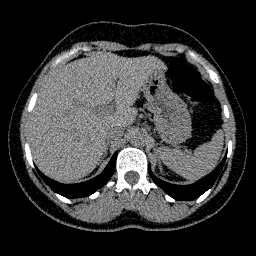
#> input picture Healthy/100-img-00054-00006.jpg, 256 x 256 px
$ python -i preprocessing_techniques.py   (imports and definitions only)
#> lines starting #> are read from the running program, lines starting #| are printed output that depends on the picture
"""
Comprehensive Image Preprocessing for AbdomenAtlas3.0Mini
Implements multiple preprocessing techniques for medical CT images
"""

import pandas as pd
import numpy as np
import cv2
from PIL import Image
from pathlib import Path
from sklearn.preprocessing import StandardScaler, MinMaxScaler
from tqdm import tqdm
import json
from datetime import datetime

class ImagePreprocessor:
    """Comprehensive image preprocessing with multiple techniques"""

    def __init__(self, output_dir="./preprocessed_data"):
#> in preprocess_pipeline, img is the input picture: shape (256, 256); min 0, max 255, mean 55.1
        self.output_dir = Path(output_dir)
        self.output_dir.mkdir(exist_ok=True)
        self.preprocessing_log = {
            'timestamp': str(datetime.now()),
            'techniques_applied': [],
            'statistics': {}
        }

    # ============== TECHNIQUE 1: RESIZING ==============
    def resize_image(self, image, target_size=(256, 256)):
        """
        Resize image to fixed dimensions

        Args:
            image: Input image (numpy array)
            target_size: Target (height, width)

        Returns:
            Resized image
        """
        resized = cv2.resize(image, target_size, interpolation=cv2.INTER_AREA)
        return resized

    # ============== TECHNIQUE 2: NORMALIZATION (Min-Max) ==============
    def normalize_minmax(self, image):
        """
        Min-Max Normalization: scales values to [0, 1]
        Formula: (x - min) / (max - min)

        Good for: Preserving image structure, neural networks
        """
        img_min = image.min()
#> img_min = 0
        img_max = image.max()
#> img_max = 1

        if img_max == img_min:
            return np.zeros_like(image, dtype='float32')

        normalized = (image - img_min) / (img_max - img_min)
        return normalized.astype('float32')

    # ============== TECHNIQUE 3: STANDARDIZATION (Z-score) ==============
    # [15 lines left out: function standardize_zscore, not called in this run]

    # ============== TECHNIQUE 4: HISTOGRAM EQUALIZATION ==============
    def histogram_equalization(self, image):
        """
        Histogram Equalization: improves contrast

        Good for: Medical images, enhancing details
        """
        # Convert to uint8 if needed
        if image.dtype != np.uint8:
            img_uint8 = (image * 255).astype(np.uint8) if image.max() <= 1 else image.astype(np.uint8)
        else:
            img_uint8 = image

        # Apply histogram equalization
        equalized = cv2.equalizeHist(img_uint8)
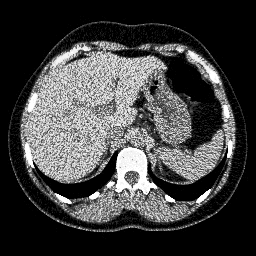
#> equalized: shape (256, 256); min 0, max 255, mean 64.6
        return equalized.astype('float32') / 255.0

    # ============== TECHNIQUE 5: CLAHE (Contrast Limited Adaptive Histogram Equalization) ==============
    def clahe_enhancement(self, image, clip_limit=2.0, tile_size=8):
        """
        CLAHE: Adaptive histogram equalization for better local contrast

        Good for: Medical imaging, preserving details while improving contrast
        """
#> called with clip_limit = 2, tile_size = 8
        # Convert to uint8
        if image.dtype != np.uint8:
            img_uint8 = (image * 255).astype(np.uint8) if image.max() <= 1 else image.astype(np.uint8)
        else:
            img_uint8 = image

        # Apply CLAHE
        clahe = cv2.createCLAHE(clipLimit=clip_limit, tileGridSize=(tile_size, tile_size))
        enhanced = clahe.apply(img_uint8)
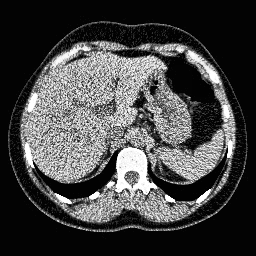
#> enhanced: shape (256, 256); min 1, max 255, mean 68.3
        return enhanced.astype('float32') / 255.0

    # ============== TECHNIQUE 6: GAUSSIAN BLUR (Denoising) ==============
    # [110 lines left out: functions gaussian_blur, bilateral_filter, morphological_operations, gaussian_pyramid, elastic_deformation, rotate_image and 1 more, not called in this run]

    # ============== COMPLETE PREPROCESSING PIPELINE ==============
    def preprocess_pipeline(self, image_path, techniques=['resize', 'normalize', 'histogram_eq', 'clahe']):
        """
        Complete preprocessing pipeline applying multiple techniques

        Args:
            image_path: Path to image file
            techniques: List of techniques to apply

        Returns:
            Dictionary with all preprocessed versions
        """
        try:
            # Load image
            img = cv2.imread(str(image_path), cv2.IMREAD_GRAYSCALE)
            if img is None:
                img = np.array(Image.open(image_path).convert('L'))

            if img is None:
                return None

            results = {
                'original': img.astype('float32') / 255.0 if img.max() > 1 else img.astype('float32')
            }

            # Apply each technique
            current_img = img.astype('float32') / 255.0 if img.max() > 1 else img.astype('float32')

            if 'resize' in techniques:
                current_img = self.resize_image(current_img, (256, 256))
                results['resized'] = current_img

            if 'normalize' in techniques:
                current_img = self.normalize_minmax(current_img)
                results['normalized'] = current_img

            if 'standardize' in techniques:
                current_img = self.standardize_zscore(current_img)
                results['standardized'] = current_img

            if 'histogram_eq' in techniques:
                current_img = self.histogram_equalization(current_img)
                results['histogram_eq'] = current_img

            if 'clahe' in techniques:
                current_img = self.clahe_enhancement(current_img)
                results['clahe'] = current_img

            if 'blur' in techniques:
                current_img = self.gaussian_blur(current_img)
                results['blur'] = current_img

            if 'bilateral' in techniques:
                current_img = self.bilateral_filter(current_img)
                results['bilateral'] = current_img

            return results

        except Exception as e:
            print(f"Error preprocessing {image_path}: {e}")
            return None

    # [86 lines left out: functions save_preprocessing_log, demonstrate_techniques, not called in this run]


# [15 lines not run here, left out]

>>> result = ImagePreprocessor().preprocess_pipeline('Healthy/100-img-00054-00006.jpg')
#> result = 5 items

$ run again, on Healthy/120-img-00069-00225.jpg
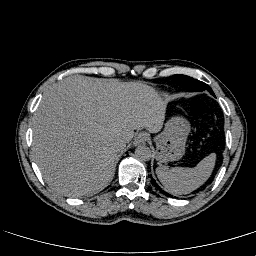
#> input picture Healthy/120-img-00069-00225.jpg, 256 x 256 px
#> in preprocess_pipeline, img is the input picture: shape (256, 256); min 0, max 255, mean 50.9
#> img_min = 0
#> img_max = 1
#> in histogram_equalization, `equalized = cv2.equalizeHist(img_uint8)`:
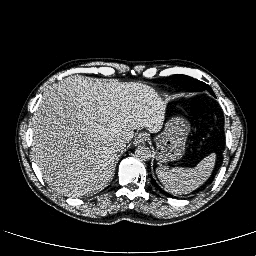
#> equalized: shape (256, 256); min 0, max 255, mean 58
#> in clahe_enhancement, `enhanced = clahe.apply(img_uint8)`:
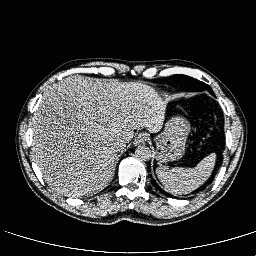
#> enhanced: shape (256, 256); min 1, max 255, mean 62.3
#> result = 5 items

$ run again, on Healthy/121-img-00070-00206.jpg
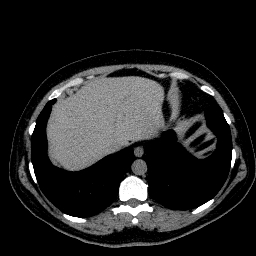
#> input picture Healthy/121-img-00070-00206.jpg, 256 x 256 px
#> in preprocess_pipeline, img is the input picture: shape (256, 256); min 0, max 255, mean 36.2
#> img_min = 0
#> img_max = 1
#> in histogram_equalization, `equalized = cv2.equalizeHist(img_uint8)`:
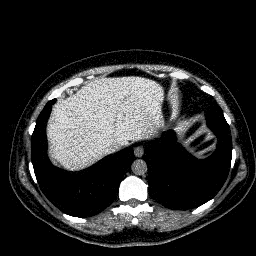
#> equalized: shape (256, 256); min 0, max 255, mean 44.6
#> in clahe_enhancement, `enhanced = clahe.apply(img_uint8)`:
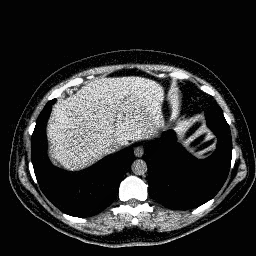
#> enhanced: shape (256, 256); min 2, max 255, mean 48.3
#> result = 5 items

$ run again, on Healthy/121-img-00070-00226.jpg
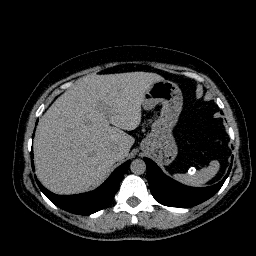
#> input picture Healthy/121-img-00070-00226.jpg, 256 x 256 px
#> in preprocess_pipeline, img is the input picture: shape (256, 256); min 0, max 255, mean 43.4
#> img_min = 0
#> img_max = 1
#> in histogram_equalization, `equalized = cv2.equalizeHist(img_uint8)`:
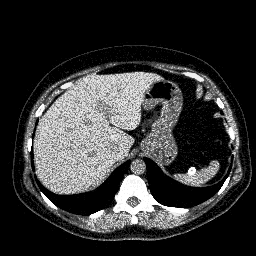
#> equalized: shape (256, 256); min 0, max 255, mean 53.1
#> in clahe_enhancement, `enhanced = clahe.apply(img_uint8)`:
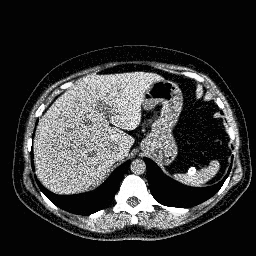
#> enhanced: shape (256, 256); min 1, max 255, mean 57
#> result = 5 items
